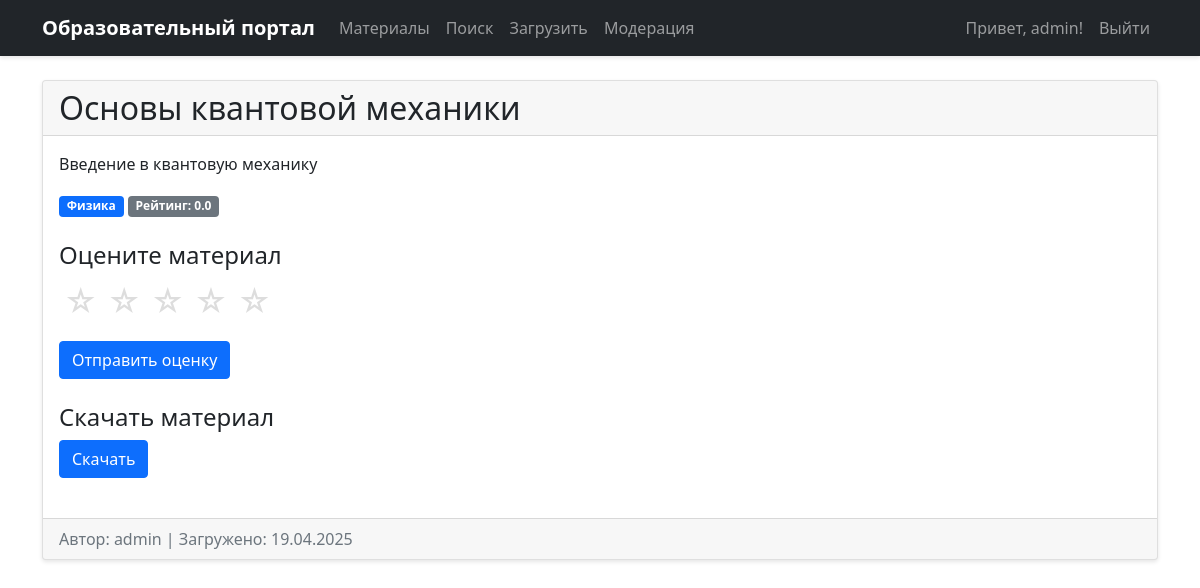
Screenshot of /materials/2 (signed in) with the database file from the repository.
### app/models/user.py (models this page shows, shortened)
class User(UserMixin, db.Model):
    __tablename__ = 'users'
    id = db.Column(db.Integer, primary_key=True)
    username = db.Column(db.String(64), unique=True, nullable=False)
    password_hash = db.Column(db.String(128))
    role = db.Column(db.String(20), default='user')  # user/moderator/admin
    materials = db.relationship('Material', backref='author', lazy=True)
    ratings = db.relationship('Rating', backref='user', lazy=True)
    def is_moderator(self):
        return self.role == 'moderator' or self.role == 'admin'

### app/models/material.py (models this page shows, shortened)
class Material(db.Model):
    __tablename__ = 'materials'
    id = db.Column(db.Integer, primary_key=True)
    title = db.Column(db.String(120), nullable=False)
    description = db.Column(db.Text)
    file_url = db.Column(db.String(500))  # Ссылка на Google Drive
    status = db.Column(db.String(20), default='unapproved')  # unapproved/approved/rejected
    created_at = db.Column(db.DateTime, default=datetime.utcnow)
    author_id = db.Column(db.Integer, db.ForeignKey('users.id'), nullable=False)
    category_id = db.Column(db.Integer, db.ForeignKey('categories.id'))
    ratings = db.relationship('Rating', backref='material', lazy='dynamic')
    def average_rating(self):
        ratings = self.ratings.all()
        if not ratings:
            return 0
        return sum(rating.value for rating in ratings) / len(ratings)

### app/models/category.py (models this page shows, shortened)
class Category(db.Model):
    __tablename__ = 'categories'
    id = db.Column(db.Integer, primary_key=True)
    name = db.Column(db.String(50), unique=True, nullable=False)
    materials = db.relationship('Material', backref='category', lazy=True)

### app/routes/material_routes.py (the view)
@bp.route('/materials/<int:id>')
def detail(id):
    material = Material.query.get_or_404(id)
    form = RatingForm()
    return render_template('materials/detail.html', material=material, form=form)

### app/models/user.py (called while the page is built)
@login_manager.user_loader
def load_user(id):
    return User.query.get(int(id))

### app/templates/materials/detail.html (shortened to what this page needs)
{% extends "base.html" %}
{% block content %}
<div class="card">
    <div class="card-header">
        <h2 class="mb-0">{{ material.title }}</h2>
    </div>
    <div class="card-body">
        <div class="mb-4">
            <p class="card-text">{{ material.description }}</p>
            <div class="mb-2">
                <span class="badge bg-primary">{{ material.category.name }}</span>
                <span class="badge bg-secondary">Рейтинг: {{ "%.1f"|format(material.average_rating()) }}</span>
            </div>
        </div>
        <div class="mb-4">
            <h4>Оцените материал</h4>
            <form id="rating-form" method="POST" action="{{ url_for('material.rate', id=material.id) }}">
                <div class="rating mb-3">
                    {% for i in range(5, 0, -1) %}
                        <label for="star{{ i }}" title="{{ i }} звезд">☆</label>
                    {% endfor %}
                </div>
                <button type="submit" class="btn btn-primary">Отправить оценку</button>
            </form>
        </div>
        <div class="mb-4">
            <h4>Скачать материал</h4>
            <a href="{{ material.file_url }}" class="btn btn-primary" target="_blank">
                 Скачать
            </a>
        </div>
    </div>
    <div class="card-footer text-muted">
        Автор: {{ material.author.username }} |
        Загружено: {{ material.created_at.strftime('%d.%m.%Y') }}
    </div>
</div>
{% endblock %}

### app/templates/base.html (shortened to what this page needs)
<!DOCTYPE html>
<html lang="ru">
<head>
    <link rel="stylesheet" href="{{ url_for('static', filename='css/main.css') }}">
    <link href="https://cdn.jsdelivr.net/npm/bootstrap@5.1.3/dist/css/bootstrap.min.css" rel="stylesheet">
</head>
<body>
    <nav class="navbar navbar-expand-lg navbar-dark bg-dark">
        <div class="container">
            <a class="navbar-brand" href="{{ url_for('material.list') }}">Образовательный портал</a>
            <div class="collapse navbar-collapse" id="navbarNav">
                <ul class="navbar-nav me-auto">
                    <li class="nav-item">
                        <a class="nav-link" href="{{ url_for('material.list') }}">Материалы</a>
                    </li>
                    <li class="nav-item">
                        <a class="nav-link" href="{{ url_for('search.search') }}">Поиск</a>
                    </li>
                    {% if current_user.is_authenticated %}
                        <li class="nav-item">
                            <a class="nav-link" href="{{ url_for('material.upload') }}">Загрузить</a>
                        </li>
                        {% if current_user.is_moderator() %}
                            <li class="nav-item">
                                <a class="nav-link" href="{{ url_for('moderation.panel') }}">Модерация</a>
                            </li>
                        {% endif %}
                    {% endif %}
                </ul>
                <ul class="navbar-nav">
                    {% if current_user.is_authenticated %}
                        <li class="nav-item">
                            <span class="nav-link">Привет, {{ current_user.username }}!</span>
                        </li>
                        <li class="nav-item">
                            <a class="nav-link" href="{{ url_for('auth.logout') }}">Выйти</a>
                        </li>
                    {% endif %}
                </ul>
            </div>
        </div>
    </nav>
    <div class="container mt-4">
        {% block content %}{% endblock %}
    </div>
</body>
</html>

### app/static/css/main.css (style rules this page uses)
body { background-color: #f8f9fa; }
.card { box-shadow: 0 2px 4px rgba(0, 0, 0, 0.1); transition: transform 0.2s; }
.navbar { box-shadow: 0 2px 4px rgba(0, 0, 0, 0.1); }
.navbar-brand { font-weight: bold; }
.btn { border-radius: 4px; }
.btn-primary { background-color: #007bff; border-color: #007bff; }
.card-header { background-color: #fff; border-bottom: 1px solid rgba(0, 0, 0, 0.125); }
.card-footer { background-color: #fff; border-top: 1px solid rgba(0, 0, 0, 0.125); }
.rating { display: flex; flex-direction: row-reverse; justify-content: flex-end; }
.rating label { font-size: 2em; color: #ddd; cursor: pointer; padding: 0 5px; }
.badge { padding: 0.5em 0.75em; font-weight: 500; }

### app/templates/materials/detail.html (style rules this page uses)
.rating { display: flex; flex-direction: row-reverse; justify-content: flex-end; }
.rating label { font-size: 2em; color: #ddd; cursor: pointer; padding: 0 5px; }

### rows the page displays
User: username "admin", author.username "admin"
Material: title "Основы квантовой механики", description "Введение в квантовую механику", created_at "19.04.2025"
Category: category.name "Физика"

### other values shown
{{ "%.1f"|format(material.average_rating()) }} "0.0"
